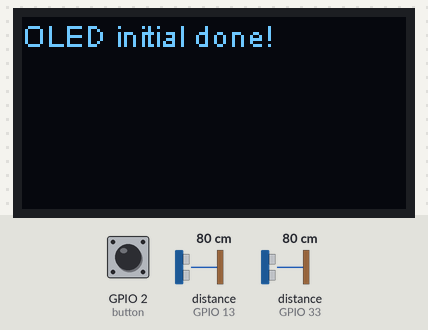
Simulated run of this program. Board: ESP32. On the bench: 128×64 one-colour display. Wiring (inferred from the names in the program): 2 × ultrasonic range finder: trigger GPIO 12, echo GPIO 13 / trigger GPIO 32, echo GPIO 33. The test bench sets the inputs (shaded band); at power-on: GPIO 2 (button) LOW, distance to the obstacle (sensors on GPIO 13, GPIO 33) 80 cm. The echo pulse lasts 58.3 µs per cm; WiFi joins after 1.5 s; servers stay silent unless stated; uploads are accepted with an empty reply; not simulated (calls return 0 or success): env.h; what the program prints to the serial monitor is not drawn.

Above: at 1.6 s.
At 2.3 s:
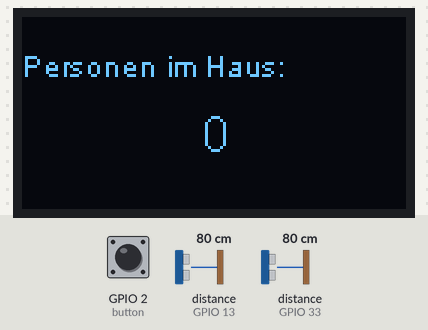

The program:

main.cpp
```cpp
#include <Arduino.h>
#include <WiFi.h>
#include <WiFiMulti.h>
#include <HTTPClient.h>
#include <WiFiClientSecure.h>
#include <env.h>
#include <heltec.h> // Library for OLED and Board

WiFiMulti wifiMulti;
#define WiFi_timeout 10000

int sendingPeriod = 60 * 1000;
int sendingIteration = 0;
int measuringPeriod = 100;
int measuringIteration = 0;
unsigned long time_now = 0;
String requestString = "";

//Sensor IN
const int trigIN = 12;
const int echoIN = 13;

//Sensor OUT
const int trigOUT = 32;
const int echoOUT = 33;

//button
const int button=2;
int buttonStatus=0;

//define sound speed in cm/uS
#define SOUND_SPEED 0.034

int currentPeople = 0;
int timeoutCounter = 0;
String sequence = "";
int sensorINdistance;
int sensorOUTdistance;
long duration;
float distanceCm;

//display function
void displayMeasurement() {
  Heltec.display->setTextAlignment(TEXT_ALIGN_LEFT);
  Heltec.display->drawString(0,20,"Personen im Haus: ");
  Heltec.display->setFont(ArialMT_Plain_16);  Heltec.display->drawString(0,32,String(currentPeople));
}

//sensor function
int distanz(int trig, int echo) {
    digitalWrite(trig, LOW);
    delayMicroseconds(2);
    // Sets the trigPin on HIGH state for 10 micro seconds
    digitalWrite(trig, HIGH);
    delayMicroseconds(10);
    digitalWrite(trig, LOW);
    // Reads echoPin, returns the sound wave travel time (to object AND back) in microseconds
    duration = pulseIn(echo, HIGH, 100000);
    distanceCm = duration * SOUND_SPEED/2;

    return distanceCm;
}

//WiFi function
void connectToWifi()
{
  wifiMulti.addAP(ssid0, pass0);
  // wifiMulti.addAP(ssid1, pass1);

  Serial.println("Connecting to Wifi...");

  if (wifiMulti.run(WiFi_timeout) == WL_CONNECTED)
  {
    Serial.println("\n–––––––––––––––––––––––––––––––");
    Serial.println("WiFi connected");
    Serial.println("IP address: ");
    Serial.println(WiFi.localIP());
  }
  else
  {
    Serial.println("\n–––––––––––––––––––––––––––––––");
    Serial.println("WiFi not Connected");
  }
}

void sendValuesToStadtpuls()
{
  WiFiClientSecure client;

  client.setCACert(root_ca);

  if (!client.connect(server, 443))
  {
    Serial.println("Connection failed!");
  }
  else
  {
    Serial.println("Connected to server!");
    Serial.println("\n- - - - - - - - - - - - - - - -");
    // Make a HTTP request:
    client.println("POST " + String(path) + " HTTP/1.0");
    client.println("Host: api.stadtpuls.com");
    client.println("Content-Type: application/json");
    client.println("Content-Length: " + String(requestString.length()));
    client.println("Authorization: Bearer " + String(authToken));
    client.println("Connection: close");
    client.println();
    client.println(requestString);

    while (client.connected())
    {
      String line = client.readStringUntil('\n');
      if (line == "\r")
      {
        Serial.println("POST Success!");
        break;
      }
    }
    // if there are incoming bytes available
    // from the server, read them and print them:
    while (client.available())
    {
      char c = client.read();
      Serial.write(c);
    }

    Serial.println("\n- - - - - - - - - - - - - - - -");

    client.stop();
  }
}

void updateRequestValue()
{
  requestString = "{\"measurements\":[" + String(currentPeople) + "]}";
  Serial.println(requestString);
}

/*
// average of three measurements
int distanzMittel(int trig, int echo) {
  byte count=3;
  int distance=0;
  int sum = 0;
  for (int i = 0; i < count; i++){
        distance=distanz(trig, echo);
        delayMicroseconds(2);
        sum=(sum+distance);
  }
  distance = sum/count;
  return distance;
}
*/

void setup() {

  connectToWifi();

  // display stuff
  Heltec.begin(true /*DisplayEnable Enable*/, false /*LoRa Disable*/, true /*Serial Enable*/);
  Heltec.display->flipScreenVertically();

  Serial.begin(115200); // Starts the serial communication
  pinMode(button, INPUT);
  pinMode(trigIN, OUTPUT);
  pinMode(echoIN, INPUT);
  pinMode(trigOUT, OUTPUT);
  pinMode(echoOUT, INPUT);
  delay(500);
  // this is my Eingangsbereich
  sensorINdistance = distanz(trigIN, echoIN);
  delay(100);
  sensorOUTdistance = distanz(trigOUT, echoOUT);

  Serial.print("initial IN: ");
  Serial.println(sensorINdistance);
  Serial.print("initial OUT: ");
  Serial.println(sensorOUTdistance);
}

void loop() {
  buttonStatus = digitalRead(button);
  if (buttonStatus == HIGH){
    currentPeople = 0;
  }
  else{}

  int distanceIN = distanz(trigIN, echoIN);
  delay(80); //avoid sonic interference!
  int distanceOUT = distanz(trigOUT, echoOUT);

  if(distanceIN < sensorINdistance - 10 && sequence.charAt(0) != '1'){
    sequence += "1";
  }
  else if(distanceOUT < sensorOUTdistance - 10 && sequence.charAt(0) != '2'){
    sequence += "2";
  }

  if(sequence.equals("12")){
    currentPeople++;
    sequence="";
    delay(550);
  }
  else if(sequence.equals("21") && currentPeople > 0){
    currentPeople--;
    sequence="";
    delay(550);
  }

  //Resets the sequence if it is invalid or timeouts
  if(sequence.length() > 2 || sequence.equals("11") || sequence.equals("22") || timeoutCounter > 200){
  sequence="";
  }

  if(sequence.length() == 1){ //
    timeoutCounter++;
  }
  else{
    timeoutCounter=0;
  }
  // clear the display
  Heltec.display->clear();
  Heltec.display->setFont(ArialMT_Plain_10);
  Heltec.display->setTextAlignment(TEXT_ALIGN_LEFT);
  Heltec.display->drawString(0,10,"Personen im Haus: ");
  Heltec.display->setFont(ArialMT_Plain_16);
  Heltec.display->drawString(60,30,String(currentPeople));
  Heltec.display->display();

  Serial.print("Anzahl Personen: ");
  Serial.println(currentPeople);

   // Serial.print("Anzahl Personen: ");
  Serial.print("IN dist: ");
  Serial.println(distanceIN);

  Serial.print("OUT dist: ");
  Serial.println(distanceOUT);

   if (millis() >= sendingIteration * sendingPeriod)
  {
    Serial.println("\n–––––––––––––––––––––––––––––––");
    Serial.println(String("Sending Iteration: " + String(sendingIteration)));
    Serial.println("- - - - - - - - - - - - - - - -\n");

    updateRequestValue();
    sendingIteration += 1;

    if (wifiMulti.run() == WL_CONNECTED)
    {
      if (sendingIteration > 1)
      {
        sendValuesToStadtpuls();
      }
    }
    else
    {
      connectToWifi();
    }
  }
}
```

Measured:
- what the display in image 0 shows lasts 0.8 s, from 1.5 s to 2.3 s
